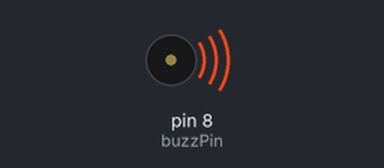
Bench run of a sketch on a simulated Arduino Uno, built with avr-gcc and run on an emulated ATmega328P. Parts: buzzer (waves = sounding).

Above: at 0.1 s.
Timing chart, 0 to 40.0 s (numbered marks = the images above):
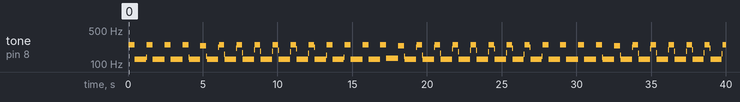

The sketch:

17_changing_buzzer_tone.ino
```cpp
int buzzPin = 8;
int dt1 = 2;
int dt2 = 4;
int counter;
void setup() {
  // put your setup code here, to run once:
pinMode(buzzPin, OUTPUT);
}

void loop() {
  // put your main code here, to run repeatedly:
for (counter = 1; counter <= 100; counter++) {
  digitalWrite(buzzPin, HIGH);
  delay(dt1);
  digitalWrite(buzzPin, LOW);
  delay(dt1);
}
for (counter = 1; counter <= 100; counter++) {
  digitalWrite(buzzPin, HIGH);
  delay(dt2);
  digitalWrite(buzzPin, LOW);
  delay(dt2);
}
}
```

Measured:
- by itself, tone on pin 8 (buzzPin): plays 249 Hz for 0.40 s, 125 Hz for 0.76 s, 139 Hz for 0.04 s, 249 Hz for 0.40 s, 125 Hz for 0.80 s, 249 Hz for 0.40 s … (113 notes in this stretch)
